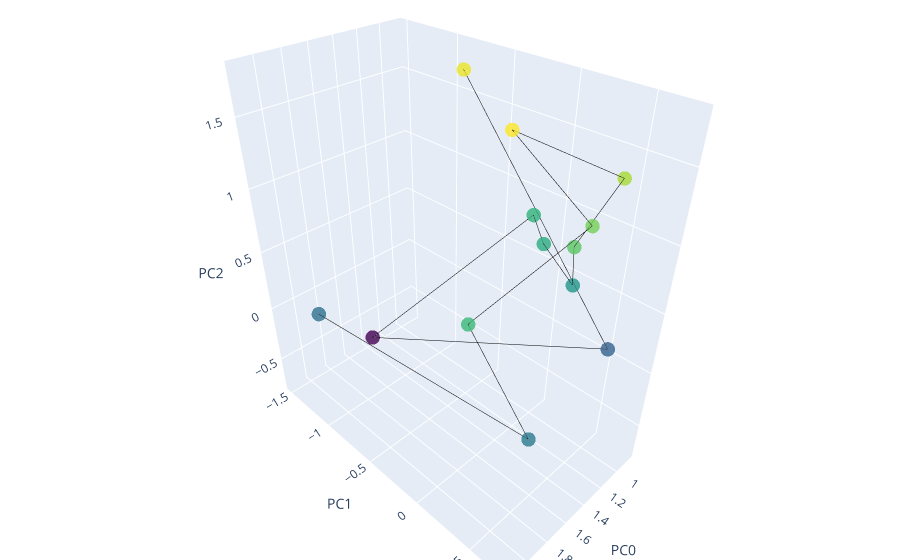

Notebook code cell kept with this figure:
### Code cell
Playlist()

### Figure 1 — Plotly figure (JSON) as saved in the notebook; plotly's stock layout.template omitted (floating-point values rounded to 4 significant figures)
{"data": [{"line": {"color": "#000000", "width": 1}, "marker": {"color": [1.7, 0.04064, -0.7444, 0.8839, 0.8117, 0.5823, 1.122, 1.431, 1.769, 1.23, 0.9573, 0.276, 0.1807], "colorscale": [[0, "#440154"], [0.1111, "#482878"], [0.2222, "#3e4989"], [0.3333, "#31688e"], [0.4444, "#26828e"], [0.5556, "#1f9e89"], [0.6667, "#35b779"], [0.7778, "#6ece58"], [0.8889, "#b5de2b"], [1, "#fde725"]], "opacity": 0.8, "size": 5}, "mode": "lines+markers", "text": ["Metallica - Enter Sandman", "Bishop Briggs - Baby", "Gipsy Kings - Cafe", "K.Flay - High Enough", "Young the Giant - Superposition", "Bear Hands - Back Seat Driver (Spirit Guide)", "Chambao - Ahí Estás Tú", "Meg Myers - Numb", "DREAMERS - Sweet Disaster", "The Blue Stones - Black Holes (Solid Ground)", "Breaking Benjamin - Blow Me Away - Soundtrack Version", "Iron Maiden - 2 Minutes to Midnight - 2015 Remaster", "Bea Miller - S.L.U.T."], "type": "scatter3d", "x": [0.9724, 0.8431, 1.34, 0.9586, 1.097, 1.056, 1.41, 1.072, 1.623, 1.315, 2.151, 2.018, 2.104], "y": [-0.7776, 0.494, -1.497, -0.1398, 0.06225, 0.2872, 0.4907, 0.5366, 0.1851, 0.5277, 0.4051, 0.7452, -1.065], "z": [1.7, 0.04064, -0.7444, 0.8839, 0.8117, 0.5823, 1.122, 1.431, 1.769, 1.23, 0.9573, 0.276, 0.1807]}], "layout": {"margin": {"b": 0, "l": 0, "r": 0, "t": 0}, "scene": {"xaxis": {"title": {"text": "PC0"}}, "yaxis": {"title": {"text": "PC1"}}, "zaxis": {"title": {"text": "PC2"}}}}}
